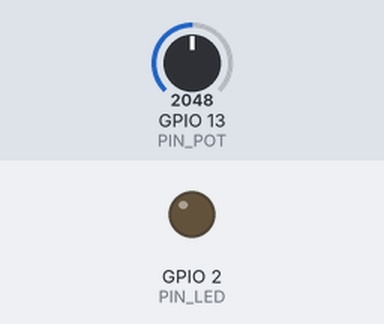
Simulated run of this sketch. Board: ESP32. Parts: output pins drawn as LEDs (lit = HIGH). The test bench sets the inputs (shaded band); at power-on: GPIO 13 (PIN_POT) = 2048.

Above: at 1.2 s.
1.3 s: GPIO 13 (PIN_POT) set to 1228
At 2.3 s:
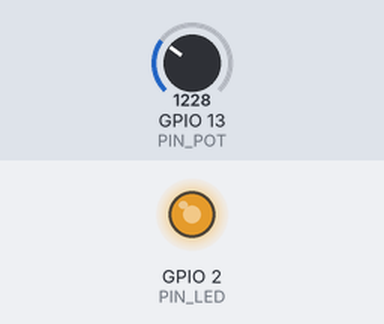
Timing chart, 0 to 4.3 s (numbered marks = the images above; inputs shaded):
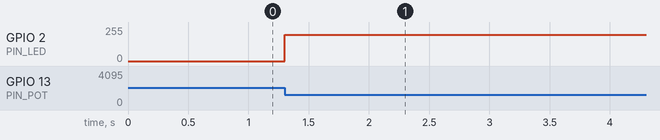

Measured:
- after the input at 1.3 s, GPIO 2 (PIN_LED): 0/255 → 196/255 at once

The sketch:

FadeLedSensors_C.ino
```cpp
/*Inverse the sensor reading

It is is also possible to make an inverse relationship between a sensor input and an output simply by reversing the order of values in the map() function. In the example below a Light Dependent Resistor (LDR) is used to adjust the brightness of an LED. As the ambient light in a room dims the LED will become brighter.

 */

#define PIN_LED 2 //define the led pin
#define CHN 0 //define the pwm channel
#define FRQ 1000 //define the pwm frequency
#define PWM_BIT 8 //define the pwm precision
#define PIN_POT 13 // define potentiometer pin

void setup() {
 ledcSetup(CHN, FRQ, PWM_BIT); //setup pwm channel
 ledcAttachPin(PIN_LED, CHN); //attach the led pin to pwm channel }
}

void loop() {
 int reading = analogRead(PIN_POT);
 reading = constrain(reading, 1000, 2000);
 reading = map(reading,1000,2000,255, 0);
 ledcWrite(CHN, reading);
}
```
